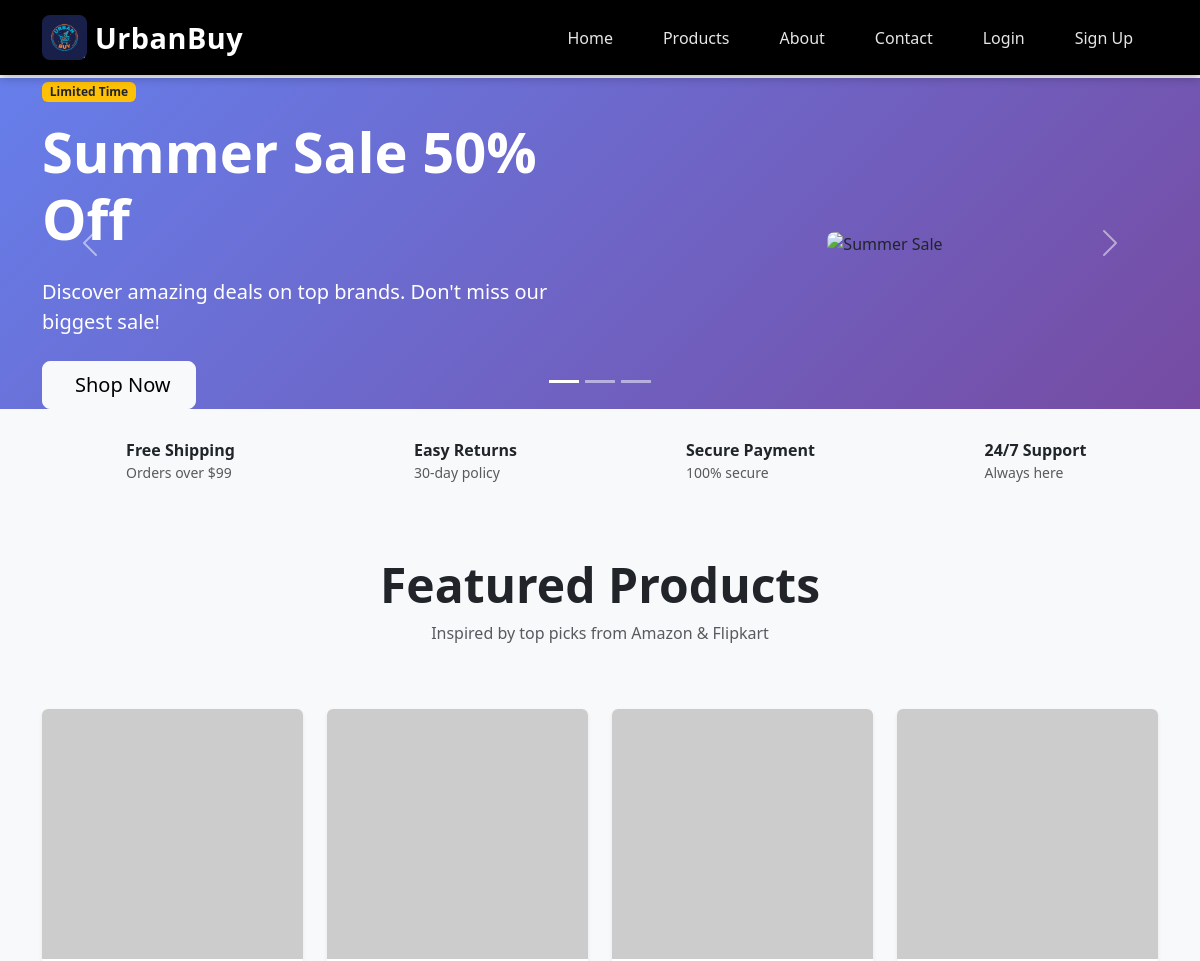
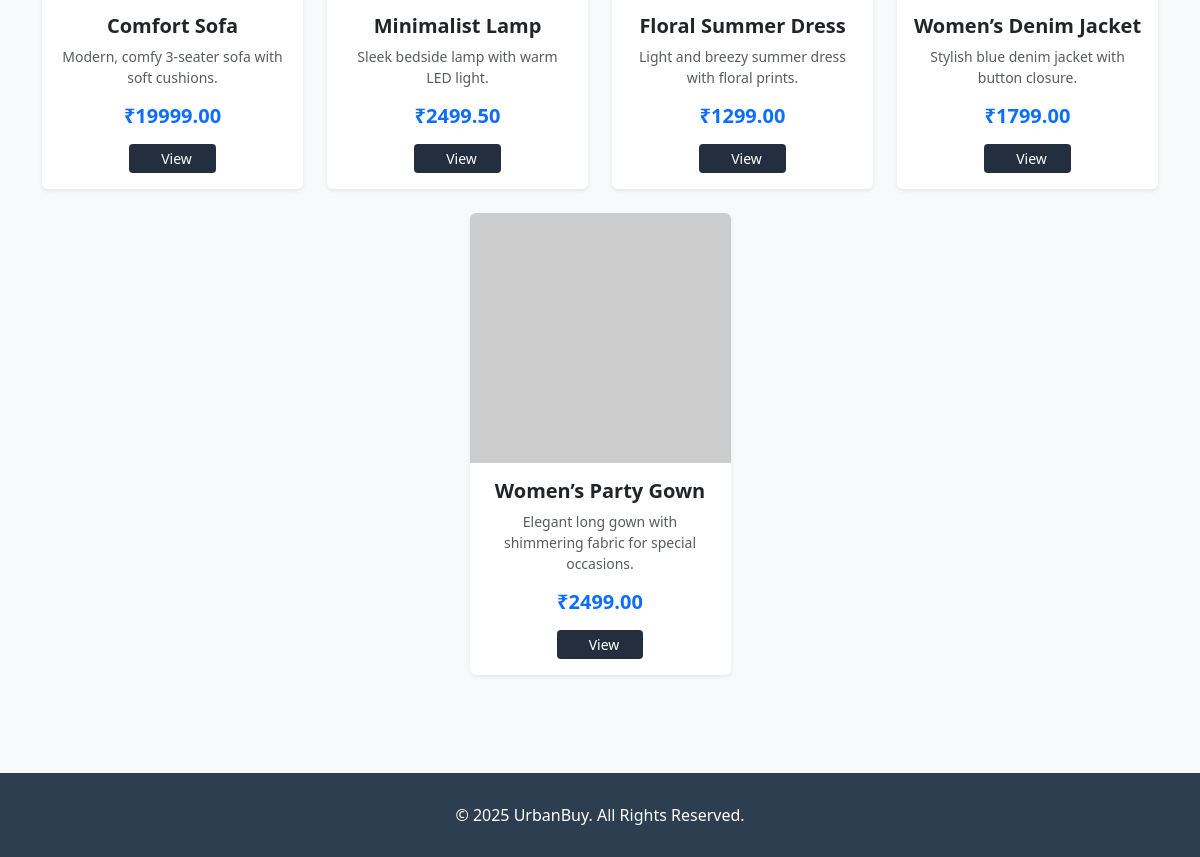
The page / on the database its author committed (2 pictures, top to bottom).
### store/models.py (models this page shows, shortened)
class Product(models.Model):
    title = models.CharField(max_length=200)
    slug = models.SlugField(max_length=220, unique=True, blank=True)
    description = models.TextField()
    price = models.DecimalField(max_digits=10, decimal_places=2)
    image_url = models.URLField(blank=True)
    is_featured = models.BooleanField(default=False)
    created_at = models.DateTimeField(auto_now_add=True)

### store/views.py (the view)
# urls.py: 2. Add a URL to urlpatterns:  path('', views.home, name='home')
def home(request):
    featured_products = Product.objects.filter(is_featured=True)[:8]
    return render(request, 'store/home.html', {'featured_products': featured_products})

### store/templates/store/home.html (shortened to what this page needs)
{% extends 'store/base.html' %}
{% load static %}
{% block content %}
<section class="main-carousel py-2 bg-light">
    <div id="mainCarousel" class="carousel slide carousel-fade" data-bs-ride="carousel">
        <div class="carousel-indicators">
            <button type="button" data-bs-target="#mainCarousel" data-bs-slide-to="0" class="active"></button>
            <button type="button" data-bs-target="#mainCarousel" data-bs-slide-to="1"></button>
            <button type="button" data-bs-target="#mainCarousel" data-bs-slide-to="2"></button>
        </div>
        <div class="carousel-inner">
            <div class="carousel-item active">
                <div class="carousel-slide-bg" style="background: linear-gradient(135deg, #667eea 0%, #764ba2 100%);">
                    <div class="container">
                        <div class="row align-items-center min-vh-70">
                            <div class="col-lg-6">
                                <div class="carousel-content text-white">
                                    <span class="badge bg-warning text-dark mb-3">Limited Time</span>
                                    <h1 class="display-4 fw-bold mb-4">Summer Sale 50% Off</h1>
                                    <p class="lead mb-4">Discover amazing deals on top brands. Don't miss our biggest sale!</p>
                                    <a href="{% url 'product_list' %}" class="btn btn-light btn-lg px-4">
                                        Shop Now
                                    </a>
                                </div>
                            </div>
                            <div class="col-lg-6 text-center">
                                <img src="https://images.unsplash.com/photo-1607082350899-7e105aa886ae?w=600"
                                     class="img-fluid rounded-3"
                                     alt="Summer Sale"
                                     style="max-height: 400px;">
                            </div>
                        </div>
                    </div>
                </div>
            </div>
        </div>
        <button class="carousel-control-prev" type="button" data-bs-target="#mainCarousel" data-bs-slide="prev">
            <span class="carousel-control-prev-icon"></span>
        </button>
        <button class="carousel-control-next" type="button" data-bs-target="#mainCarousel" data-bs-slide="next">
            <span class="carousel-control-next-icon"></span>
        </button>
    </div>
</section>
<section class="bg-light py-4">
    <div class="container">
        <div class="row text-center">
            <div class="col-md-3">
                <div class="d-flex align-items-center justify-content-center">
                    <div class="text-start">
                        <h6 class="mb-0 fw-bold">Free Shipping</h6>
                        <small class="text-muted">Orders over $99</small>
                    </div>
                </div>
            </div>
            <div class="col-md-3">
                <div class="d-flex align-items-center justify-content-center">
                    <div class="text-start">
                        <h6 class="mb-0 fw-bold">Easy Returns</h6>
                        <small class="text-muted">30-day policy</small>
                    </div>
                </div>
            </div>
            <div class="col-md-3">
                <div class="d-flex align-items-center justify-content-center">
                    <div class="text-start">
                        <h6 class="mb-0 fw-bold">Secure Payment</h6>
                        <small class="text-muted">100% secure</small>
                    </div>
                </div>
            </div>
            <div class="col-md-3">
                <div class="d-flex align-items-center justify-content-center">
                    <div class="text-start">
                        <h6 class="mb-0 fw-bold">24/7 Support</h6>
                        <small class="text-muted">Always here</small>
                    </div>
                </div>
            </div>
        </div>
    </div>
</section>
<section class="py-5 bg-light">
  <div class="container">
    <div class="row mb-5 text-center">
      <div class="col-12">
        <h2 class="display-5 fw-bold mb-2">Featured Products</h2>
        <p class="text-muted">Inspired by top picks from Amazon & Flipkart</p>
      </div>
    </div>
    <div class="row g-4 justify-content-center">
      {% for product in featured_products %}
      <div class="col-lg-3 col-md-4 col-sm-6">
        <div class="card h-100 border-0 shadow-sm product-card" style="transition: all 0.3s ease;">
          <div class="overflow-hidden rounded-top">
            <img src="{{ product.image_url }}" alt="{{ product.title }}" class="img-fluid"
              style="height: 250px; width: 100%; object-fit: cover; transition: transform 0.3s ease;">
          </div>
          <div class="card-body text-center">
            <h5 class="fw-semibold mb-2">{{ product.title }}</h5>
            <p class="text-muted small">{{ product.description|truncatewords:12 }}</p>
            <h5 class="text-primary fw-bold mb-3">₹{{ product.price }}</h5>
            <a href="{% url 'product_list' %}" class="btn btn-dark btn-sm px-4">
              View
            </a>
          </div>
        </div>
      </div>
      {% empty %}
      <div class="col-12 text-center">
        <div class="alert alert-info">
          <h4>No featured products available</h4>
        </div>
      </div>
      {% endfor %}
    </div>
  </div>
</section>
{% endblock %}

### store/templates/store/base.html (style rules this page uses)
body { padding-top: 70px; background-color: #f8f9fa; }
.product-card .btn-dark { background: #232f3e; border: none; }

### rows shown on the page
Product: title "Comfort Sofa", description "Modern, comfy 3-seater sofa with soft cushions.", price "19999.00"
Product: title "Minimalist Lamp", description "Sleek bedside lamp with warm LED light.", price "2499.50"
Product: title "Floral Summer Dress", description "Light and breezy summer dress with floral prints.", price "1299.00"
Product: title "Women’s Denim Jacket", description "Stylish blue denim jacket with button closure.", price "1799.00"
Product: title "Women’s Party Gown", description "Elegant long gown with shimmering fabric for special occasions.", price "2499.00"
